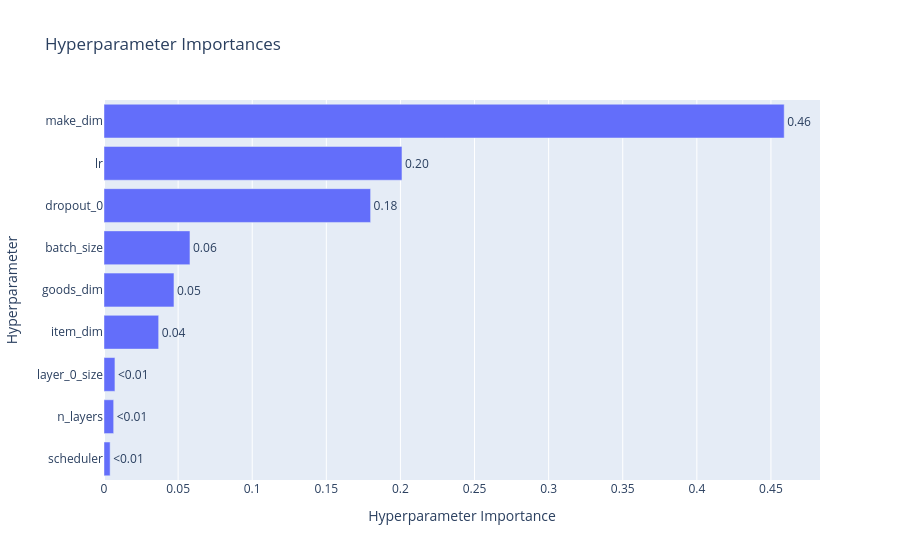

Here is the notebook cell this chart was saved with:
### Code cell
plot_param_importances(study)

### Figure 1 — Plotly figure (JSON) as saved in the notebook; plotly's stock layout.template omitted (floating-point values rounded to 4 significant figures)
{"data": [{"cliponaxis": false, "hovertemplate": ["scheduler (CategoricalDistribution): 0.004129411997392142<extra></extra>", "n_layers (IntDistribution): 0.006522322355103901<extra></extra>", "layer_0_size (IntDistribution): 0.007383619444235851<extra></extra>", "item_dim (IntDistribution): 0.03688082447869142<extra></extra>", "goods_dim (IntDistribution): 0.04720749711700932<extra></extra>", "batch_size (CategoricalDistribution): 0.057999030576724606<extra></extra>", "dropout_0 (FloatDistribution): 0.17988784254793166<extra></extra>", "lr (FloatDistribution): 0.20105005791751457<extra></extra>", "make_dim (IntDistribution): 0.4589393935653965<extra></extra>"], "name": "Objective Value", "orientation": "h", "text": ["<0.01", "<0.01", "<0.01", "0.04", "0.05", "0.06", "0.18", "0.20", "0.46"], "textposition": "outside", "type": "bar", "x": [0.004129, 0.006522, 0.007384, 0.03688, 0.04721, 0.058, 0.1799, 0.2011, 0.4589], "y": ["scheduler", "n_layers", "layer_0_size", "item_dim", "goods_dim", "batch_size", "dropout_0", "lr", "make_dim"]}], "layout": {"title": {"text": "Hyperparameter Importances"}, "xaxis": {"title": {"text": "Hyperparameter Importance"}}, "yaxis": {"title": {"text": "Hyperparameter"}}}}
